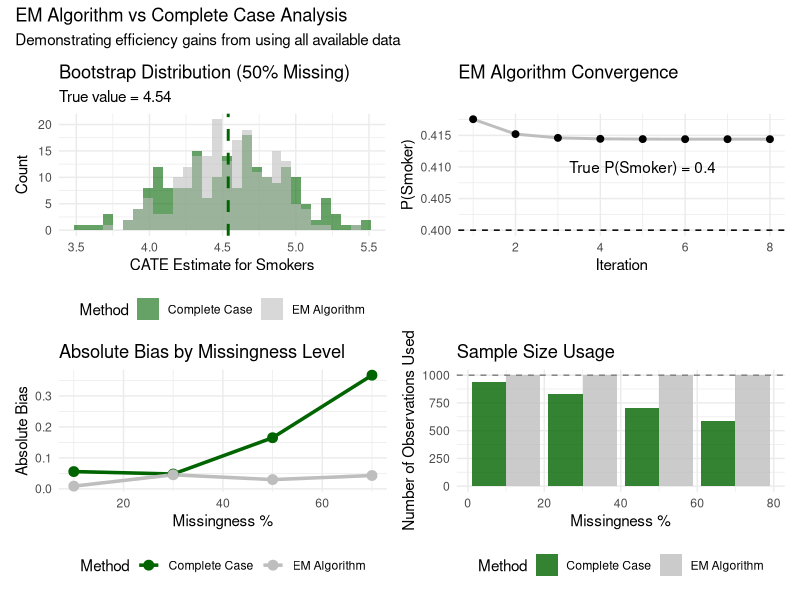

Write R code to recreate this figure.
# =====================================================
# Simple EM Algorithm to Show Efficiency Gains
# Using the existing chapter data
# =====================================================

library(tidyverse)
library(patchwork)

# Use the exact simulation from the chapter
set.seed(1998)
n <- 1000

df_oracle <- tibble(
  Subject = 1:n,
  Treatment = sample(c("a1", "a2"), n, replace = TRUE),
  Smoking_Status = sample(c("Smoker", "Non-smoker"), n, 
                          replace = TRUE, prob = c(0.4, 0.6))
) %>%
  mutate(
    True_Outcome = case_when(
      Treatment == "a1" & Smoking_Status == "Smoker" ~ 20,
      Treatment == "a1" & Smoking_Status == "Non-smoker" ~ 22,
      Treatment == "a2" & Smoking_Status == "Smoker" ~ 25,
      Treatment == "a2" & Smoking_Status == "Non-smoker" ~ 55,
      TRUE ~ NA_real_
    ) + rnorm(n, 0, 3)
  )

# =====================================================
# Simple EM for Binary Smoking Status
# =====================================================

simple_em_cate <- function(data, max_iter = 50, tol = 1e-6) {
  # Identify missing patterns
  data <- data %>%
    mutate(
      is_observed = !is.na(Smoking_Status),
      is_missing = is.na(Smoking_Status)
    )
  
  
  # Initialize: estimate P(Smoker) from observed data
  p_smoker_obs <- data %>%
    filter(is_observed) %>%
    summarise(p = mean(Smoking_Status == "Smoker")) %>%
    pull(p)
  
  # Store convergence history
  p_history <- numeric(max_iter)
  
  for (iter in 1:max_iter) {
    p_smoker_old <- p_smoker_obs
    
    # ========== E-STEP ==========
    # Estimate outcome means for each group from observed data
    group_means <- data %>%
      filter(is_observed) %>%
      group_by(Treatment, Smoking_Status) %>%
      summarise(mean_outcome = mean(True_Outcome), .groups = "drop")
    
    mean_a1_smoker <- group_means %>%
      filter(Treatment == "a1", Smoking_Status == "Smoker") %>%
      pull(mean_outcome)
    
    mean_a1_nonsmoker <- group_means %>%
      filter(Treatment == "a1", Smoking_Status == "Non-smoker") %>%
      pull(mean_outcome)
    
    mean_a2_smoker <- group_means %>%
      filter(Treatment == "a2", Smoking_Status == "Smoker") %>%
      pull(mean_outcome)
    
    mean_a2_nonsmoker <- group_means %>%
      filter(Treatment == "a2", Smoking_Status == "Non-smoker") %>%
      pull(mean_outcome)
    
    # For subjects with missing smoking status, compute posterior probability
    # P(Smoker | Outcome, Treatment) using Bayes' rule
    data <- data %>%
      mutate(
        prob_smoker = case_when(
          is_observed & Smoking_Status == "Smoker" ~ 1,
          is_observed & Smoking_Status == "Non-smoker" ~ 0,
          is_missing & Treatment == "a1" ~ {
            lik_smoker <- dnorm(True_Outcome, mean_a1_smoker, 3)
            lik_nonsmoker <- dnorm(True_Outcome, mean_a1_nonsmoker, 3)
            (lik_smoker * p_smoker_obs) / 
              (lik_smoker * p_smoker_obs + lik_nonsmoker * (1 - p_smoker_obs))
          },
          is_missing & Treatment == "a2" ~ {
            lik_smoker <- dnorm(True_Outcome, mean_a2_smoker, 3)
            lik_nonsmoker <- dnorm(True_Outcome, mean_a2_nonsmoker, 3)
            (lik_smoker * p_smoker_obs) / 
              (lik_smoker * p_smoker_obs + lik_nonsmoker * (1 - p_smoker_obs))
          },
          TRUE ~ NA_real_
        )
      )
    
    # ========== M-STEP ==========
    # Update P(Smoker) using all data (observed + expected)
    p_smoker_new <- mean(data$prob_smoker)
    
    # Compute weighted CATE estimates
    weighted_means <- data %>%
      group_by(Treatment) %>%
      summarise(
        mean_smoker = sum(True_Outcome * prob_smoker) / sum(prob_smoker),
        mean_nonsmoker = sum(True_Outcome * (1 - prob_smoker)) / sum(1 - prob_smoker),
        .groups = "drop"
      )
    
    mean_a1_smoker_w <- weighted_means %>%
      filter(Treatment == "a1") %>%
      pull(mean_smoker)
    
    mean_a1_nonsmoker_w <- weighted_means %>%
      filter(Treatment == "a1") %>%
      pull(mean_nonsmoker)
    
    mean_a2_smoker_w <- weighted_means %>%
      filter(Treatment == "a2") %>%
      pull(mean_smoker)
    
    mean_a2_nonsmoker_w <- weighted_means %>%
      filter(Treatment == "a2") %>%
      pull(mean_nonsmoker)
    
    # Update p_smoker for next iteration
    p_smoker_obs <- p_smoker_new
    p_history[iter] <- p_smoker_new
    
    # Check convergence
    if (abs(p_smoker_new - p_smoker_old) < tol) {
      break
    }
  }
  
  # Final CATE estimates
  cate_smokers <- mean_a2_smoker_w - mean_a1_smoker_w
  cate_nonsmokers <- mean_a2_nonsmoker_w - mean_a1_nonsmoker_w
  
  return(list(
    cate = c(smokers = cate_smokers, nonsmokers = cate_nonsmokers),
    iterations = iter,
    p_smoker_final = p_smoker_new,
    p_history = p_history[1:iter]
  ))
}

# Original compute_cate for comparison
compute_cate <- function(data) {
  data %>%
    filter(!is.na(Smoking_Status)) %>%
    group_by(Smoking_Status) %>%
    summarise(
      cate = mean(True_Outcome[Treatment == "a2"]) - 
        mean(True_Outcome[Treatment == "a1"]),
      .groups = "drop"
    ) %>%
    deframe() %>%
    .[c("Smoker", "Non-smoker")] %>%
    setNames(c("smokers", "nonsmokers"))
}

# =====================================================
# Demonstrate Efficiency Gain
# =====================================================

cat("=" , rep("=", 60), "\n", sep="")
cat("COMPARING COMPLETE CASE ANALYSIS VS SIMPLE EM ALGORITHM\n")
cat("=" , rep("=", 60), "\n\n", sep="")

# True values
true_cate <- compute_cate(df_oracle)
cat("TRUE CATE:\n")
cat("  Smokers:     ", round(true_cate[1], 3), "\n")
cat("  Non-smokers: ", round(true_cate[2], 3), "\n\n")

# Test with different missingness levels (MAR)
missingness_levels <- c(0.1, 0.3, 0.5, 0.7)

results_list <- map_dfr(missingness_levels, function(miss_prob) {
  cat("-" , rep("-", 40), "\n", sep="")
  cat("MISSINGNESS LEVEL: ", miss_prob * 100, "%\n", sep="")
  cat("-" , rep("-", 40), "\n", sep="")
  
  # Create MAR missingness (depends on treatment)
  df_mar <- df_oracle %>%
    mutate(
      missing_prob = if_else(Treatment == "a2", miss_prob, miss_prob * 0.2),
      is_missing = runif(n()) < missing_prob,
      Smoking_Status = if_else(is_missing, NA_character_, Smoking_Status)
    )
  
  # Complete case estimate
  cate_cc <- compute_cate(df_mar)
  n_complete <- sum(!is.na(df_mar$Smoking_Status))
  
  # EM estimate
  em_result <- simple_em_cate(df_mar)
  
  cat("\nSample sizes:\n")
  cat("  Complete cases: ", n_complete, "/", n, " (", 
      round(n_complete/n * 100, 1), "%)\n", sep="")
  cat("  EM uses:        ", n, "/", n, " (100%)\n\n", sep="")
  
  cat("CATE Estimates for Smokers:\n")
  cat("  Complete Case: ", round(cate_cc[1], 3), 
      " (bias: ", round(cate_cc[1] - true_cate[1], 3), ")\n", sep="")
  cat("  EM Algorithm:  ", round(em_result$cate[1], 3), 
      " (bias: ", round(em_result$cate[1] - true_cate[1], 3), ")\n", sep="")
  cat("  EM converged in ", em_result$iterations, " iterations\n\n", sep="")
  
  tibble(
    missingness = miss_prob,
    n_complete = n_complete,
    cate_cc_smokers = cate_cc[1],
    cate_em_smokers = em_result$cate[1],
    iterations = em_result$iterations
  )
})

# =====================================================
# Bootstrap to Show Standard Error Reduction
# =====================================================

cat("=" , rep("=", 60), "\n", sep="")
cat("BOOTSTRAP ANALYSIS: Standard Error Comparison\n")
cat("=" , rep("=", 60), "\n\n", sep="")

# Focus on 50% missingness
miss_prob <- 0.5
n_bootstrap <- 200

set.seed(123)
boot_results <- map_dfr(1:n_bootstrap, function(b) {
  # Resample
  df_boot <- df_oracle %>%
    sample_n(n, replace = TRUE) %>%
    mutate(
      missing_prob = if_else(Treatment == "a2", miss_prob, miss_prob * 0.2),
      is_missing = runif(n()) < missing_prob,
      Smoking_Status = if_else(is_missing, NA_character_, Smoking_Status)
    )
  
  # Estimates
  tibble(
    iteration = b,
    cc_estimate = compute_cate(df_boot)[1],
    em_estimate = simple_em_cate(df_boot)$cate[1]
  )
})

# Calculate statistics
boot_stats <- boot_results %>%
  summarise(
    cc_mean = mean(cc_estimate),
    cc_se = sd(cc_estimate),
    em_mean = mean(em_estimate),
    em_se = sd(em_estimate)
  )

cat("With 50% missingness:\n\n")
cat("Complete Case Analysis:\n")
cat("  Mean estimate: ", round(boot_stats$cc_mean, 3), "\n")
cat("  Standard error: ", round(boot_stats$cc_se, 3), "\n")
cat("  95% CI width: ", round(3.92 * boot_stats$cc_se, 3), "\n\n")

cat("EM Algorithm:\n")
cat("  Mean estimate: ", round(boot_stats$em_mean, 3), "\n")
cat("  Standard error: ", round(boot_stats$em_se, 3), "\n")
cat("  95% CI width: ", round(3.92 * boot_stats$em_se, 3), "\n\n")

efficiency_gain <- (boot_stats$cc_se - boot_stats$em_se) / boot_stats$cc_se * 100
variance_reduction <- (boot_stats$cc_se^2 - boot_stats$em_se^2) / boot_stats$cc_se^2 * 100
effective_multiplier <- boot_stats$cc_se^2 / boot_stats$em_se^2

cat("EFFICIENCY GAIN:\n")
cat("  SE reduction: ", round(efficiency_gain, 1), "%\n")
cat("  Variance reduction: ", round(variance_reduction, 1), "%\n")
cat("  Effective sample size multiplier: ", round(effective_multiplier, 2), "x\n\n")

# =====================================================
# Visualization with ggplot2
# =====================================================

# Plot 1: Bootstrap distribution comparison
p1 <- boot_results %>%
  pivot_longer(cols = c(cc_estimate, em_estimate), 
               names_to = "method", 
               values_to = "estimate") %>%
  mutate(method = if_else(method == "cc_estimate", 
                          "Complete Case", 
                          "EM Algorithm")) %>%
  ggplot(aes(x = estimate, fill = method)) +
  geom_histogram(alpha = 0.6, position = "identity", bins = 30) +
  geom_vline(xintercept = true_cate[1], 
             linetype = "dashed", 
             color = "darkgreen", 
             size = 1) +
  scale_fill_manual(values = c("Complete Case" = "darkgreen", 
                               "EM Algorithm" = "grey")) +
  labs(title = "Bootstrap Distribution (50% Missing)",
       subtitle = paste0("True value = ", round(true_cate[1], 2)),
       x = "CATE Estimate for Smokers",
       y = "Count",
       fill = "Method") +
  theme_minimal() +
  theme(legend.position = "bottom")

# Plot 2: EM Convergence
df_test <- df_oracle %>%
  mutate(
    is_missing = runif(n()) < 0.5,
    Smoking_Status = if_else(is_missing, NA_character_, Smoking_Status)
  )
em_conv <- simple_em_cate(df_test, max_iter = 30)

p2 <- tibble(
  iteration = 1:em_conv$iterations,
  p_smoker = em_conv$p_history
) %>%
  ggplot(aes(x = iteration, y = p_smoker)) +
  geom_line(size = 1, color="grey") +
  geom_point(size = 2) +
  geom_hline(yintercept = 0.4, 
             linetype = "dashed", 
             color = "black") +
  annotate("text", x = 5, y = 0.41, 
           label = "True P(Smoker) = 0.4", 
           color = "black") +
  labs(title = "EM Algorithm Convergence",
       x = "Iteration",
       y = "P(Smoker)") +
  theme_minimal()

# Plot 3: Efficiency across missingness levels
p3 <- results_list %>%
  mutate(
    cc_bias = abs(cate_cc_smokers - true_cate[1]),
    em_bias = abs(cate_em_smokers - true_cate[1]),
    sample_retained = n_complete / n
  ) %>%
  pivot_longer(cols = c(cc_bias, em_bias),
               names_to = "method",
               values_to = "bias") %>%
  mutate(method = if_else(method == "cc_bias", 
                          "Complete Case", 
                          "EM Algorithm")) %>%
  ggplot(aes(x = missingness * 100, y = bias, color = method)) +
  geom_line(size = 1.2) +
  geom_point(size = 3) +
  scale_color_manual(values = c("Complete Case" = "darkgreen", 
                                "EM Algorithm" = "grey")) +
  labs(title = "Absolute Bias by Missingness Level",
       x = "Missingness %",
       y = "Absolute Bias",
       color = "Method") +
  theme_minimal() +
  theme(legend.position = "bottom")

# Plot 4: Sample size utilization
p4 <- results_list %>%
  mutate(
    `Complete Case` = n_complete,
    `EM Algorithm` = n
  ) %>%
  pivot_longer(cols = c(`Complete Case`, `EM Algorithm`),
               names_to = "method",
               values_to = "n_used") %>%
  ggplot(aes(x = missingness * 100, y = n_used, fill = method)) +
  geom_col(position = "dodge", alpha = 0.8) +
  geom_hline(yintercept = n, linetype = "dashed", color = "gray50") +
  scale_fill_manual(values = c("Complete Case" = "darkgreen", 
                               "EM Algorithm" = "grey")) +
  labs(title = "Sample Size Usage",
       x = "Missingness %",
       y = "Number of Observations Used",
       fill = "Method") +
  theme_minimal() +
  theme(legend.position = "bottom")

# Combine plots using patchwork
combined_plot <- (p1 + p2) / (p3 + p4) + 
  plot_annotation(
    title = "EM Algorithm vs Complete Case Analysis",
    subtitle = "Demonstrating efficiency gains from using all available data"
  )

print(combined_plot)

# =====================================================
# Summary Statistics Table
# =====================================================

summary_table <- results_list %>%
  mutate(
    missingness_pct = paste0(missingness * 100, "%"),
    cc_bias = round(cate_cc_smokers - true_cate[1], 3),
    em_bias = round(cate_em_smokers - true_cate[1], 3),
    data_used_cc = paste0(round(n_complete/n * 100, 1), "%"),
    data_used_em = "100%"
  ) %>%
  select(
    `Missingness` = missingness_pct,
    `CC Estimate` = cate_cc_smokers,
    `CC Bias` = cc_bias,
    `EM Estimate` = cate_em_smokers,
    `EM Bias` = em_bias,
    `Data Used (CC)` = data_used_cc,
    `Data Used (EM)` = data_used_em
  )

cat("\n", "=" , rep("=", 60), "\n", sep="")
cat("SUMMARY TABLE\n")
cat("True CATE for Smokers: ", round(true_cate[1], 3), "\n", sep="")
cat("=" , rep("=", 60), "\n", sep="")
print(summary_table)

